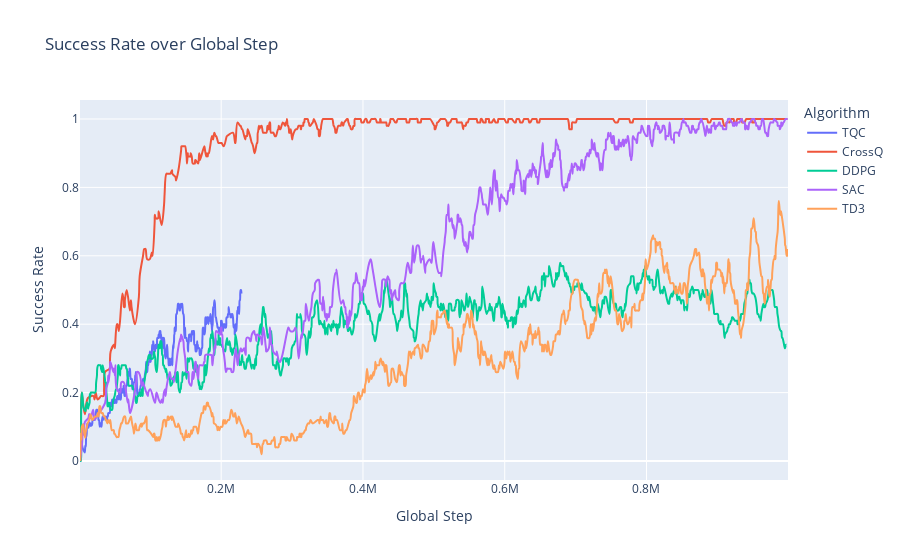

The code cell stored with this chart in its notebook:
### Code cell
fig.show()
fig.write_html("success_rate.html")

### Figure 1 — Plotly figure (JSON) as saved in the notebook; plotly's stock layout.template omitted (floating-point values rounded to 4 significant figures; data arrays with more than 128 entries replaced by an {"elided": "..."} marker saying what was removed)
{"data": [{"hovertemplate": "Algorithm=TQC<br>Global Step=%{x}<br>Success Rate=%{y}<extra></extra>", "legendgroup": "TQC", "line": {"color": "#636efa", "dash": "solid", "shape": "spline"}, "marker": {"symbol": "circle"}, "mode": "lines", "name": "TQC", "orientation": "v", "showlegend": true, "x": {"elided": "406 float values"}, "xaxis": "x", "y": {"elided": "406 float values"}, "yaxis": "y", "type": "scatter"}, {"hovertemplate": "Algorithm=CrossQ<br>Global Step=%{x}<br>Success Rate=%{y}<extra></extra>", "legendgroup": "CrossQ", "line": {"color": "#EF553B", "dash": "solid", "shape": "spline"}, "marker": {"symbol": "circle"}, "mode": "lines", "name": "CrossQ", "orientation": "v", "showlegend": true, "x": {"elided": "934 float values"}, "xaxis": "x", "y": {"elided": "934 float values"}, "yaxis": "y", "type": "scatter"}, {"hovertemplate": "Algorithm=DDPG<br>Global Step=%{x}<br>Success Rate=%{y}<extra></extra>", "legendgroup": "DDPG", "line": {"color": "#00cc96", "dash": "solid", "shape": "spline"}, "marker": {"symbol": "circle"}, "mode": "lines", "name": "DDPG", "orientation": "v", "showlegend": true, "x": {"elided": "962 float values"}, "xaxis": "x", "y": {"elided": "962 float values"}, "yaxis": "y", "type": "scatter"}, {"hovertemplate": "Algorithm=SAC<br>Global Step=%{x}<br>Success Rate=%{y}<extra></extra>", "legendgroup": "SAC", "line": {"color": "#ab63fa", "dash": "solid", "shape": "spline"}, "marker": {"symbol": "circle"}, "mode": "lines", "name": "SAC", "orientation": "v", "showlegend": true, "x": {"elided": "880 float values"}, "xaxis": "x", "y": {"elided": "880 float values"}, "yaxis": "y", "type": "scatter"}, {"hovertemplate": "Algorithm=TD3<br>Global Step=%{x}<br>Success Rate=%{y}<extra></extra>", "legendgroup": "TD3", "line": {"color": "#FFA15A", "dash": "solid", "shape": "spline"}, "marker": {"symbol": "circle"}, "mode": "lines", "name": "TD3", "orientation": "v", "showlegend": true, "x": {"elided": "895 float values"}, "xaxis": "x", "y": {"elided": "895 float values"}, "yaxis": "y", "type": "scatter"}], "layout": {"xaxis": {"anchor": "y", "domain": [0.0, 1.0], "title": {"text": "Global Step"}}, "yaxis": {"anchor": "x", "domain": [0.0, 1.0], "title": {"text": "Success Rate"}}, "legend": {"title": {"text": "Algorithm"}, "tracegroupgap": 0}, "title": {"text": "Success Rate over Global Step"}}}
